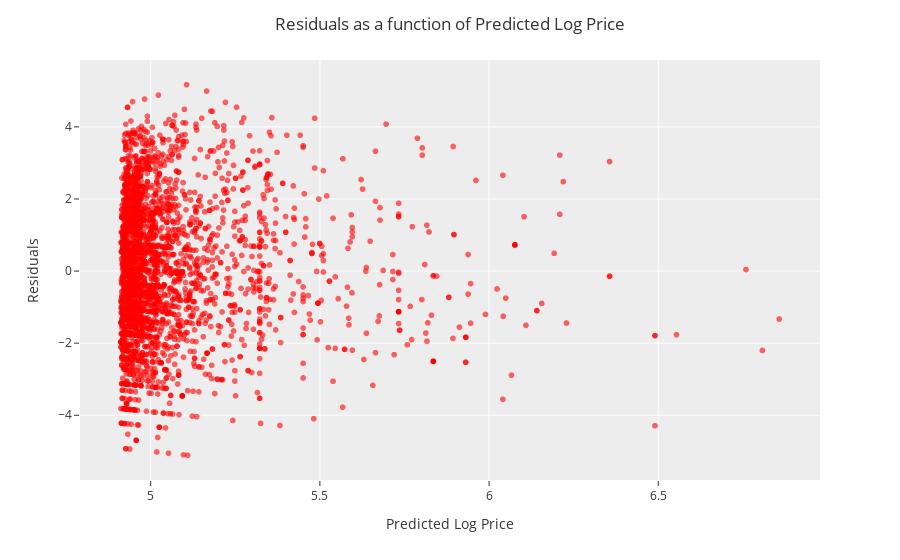
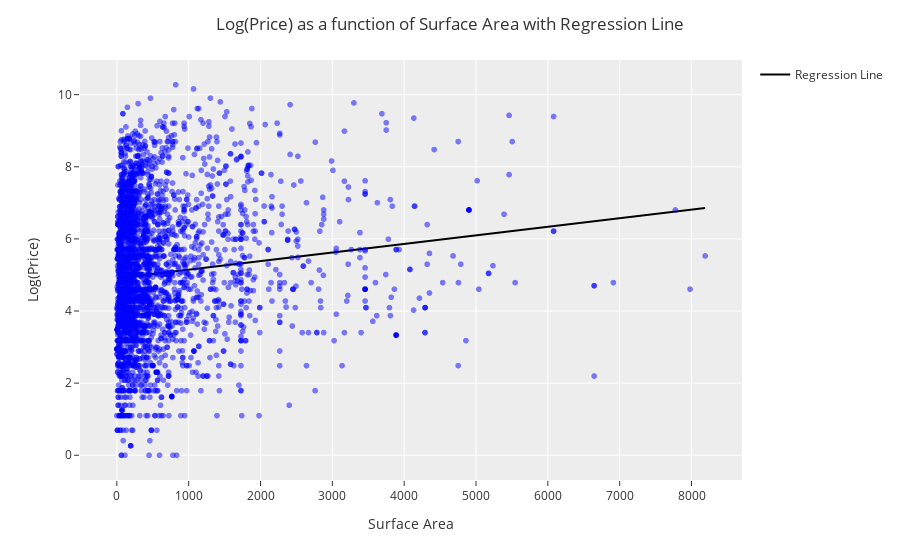

Notebook source saved alongside these figures, in order:
### Markdown cell above
**Exercise 2:** Redo the linear regression analysis except this time use the log_price.

- Find the linear regression model (LM)
- Calculate the residual
- Plot the Residual as a function of the predicted log price
- Plot a scatter plot of the data with the linear regression line added.

*HINT* You can see my results in the lecture notes!

### Code cell
X_log = DF_model2['Surface'].values.reshape(-1, 1)
y_log = DF_model2['log_price'].values

LM_log = LinearRegression()

LM_log.fit(X_log, y_log)

print('Model Score (Log Price):')
print(LM_log.score(X_log, y_log))

DF_model2['Predicted_log_price'] = LM_log.predict(X_log)

DF_model2['Residual_log'] = DF_model2['log_price'] - DF_model2['Predicted_log_price']

fig_residual = px.scatter(DF_model2,
                          x='Predicted_log_price',
                          y='Residual_log',
                          color_discrete_sequence=['red'],
                          opacity=0.6)

fig_residual.update_layout(template="ggplot2",
                           title='Residuals as a function of Predicted Log Price',
                           title_x=0.5,
                           xaxis_title='Predicted Log Price',
                           yaxis_title='Residuals')
fig_residual.show()

fig_regression = px.scatter(DF_model2,
                            x='Surface',
                            y='log_price',
                            color_discrete_sequence=['blue'],
                            opacity=0.5)


fig_regression.add_scatter(x=x_range, y=y_range, mode='lines', name='Regression Line', line=dict(color='black'))

fig_regression.update_layout(template="ggplot2",
                              title='Log(Price) as a function of Surface Area with Regression Line',
                              title_x=0.5,
                              xaxis_title='Surface Area',
                              yaxis_title='Log(Price)')
fig_regression.show()

### Figure 1 — Plotly figure (JSON) as saved in the notebook; plotly's stock layout.template omitted (floating-point values rounded to 4 significant figures; data arrays with more than 128 entries replaced by an {"elided": "..."} marker saying what was removed)
{"data": [{"hovertemplate": "Predicted_log_price=%{x}<br>Residual_log=%{y}<extra></extra>", "legendgroup": "", "marker": {"color": "red", "opacity": 0.6, "symbol": "circle"}, "mode": "markers", "name": "", "showlegend": false, "type": "scattergl", "x": {"elided": "3211 float values"}, "xaxis": "x", "y": {"elided": "3211 float values"}, "yaxis": "y"}], "layout": {"legend": {"tracegroupgap": 0}, "margin": {"t": 60}, "title": {"text": "Residuals as a function of Predicted Log Price", "x": 0.5}, "xaxis": {"anchor": "y", "domain": [0, 1], "title": {"text": "Predicted Log Price"}}, "yaxis": {"anchor": "x", "domain": [0, 1], "title": {"text": "Residuals"}}}}

### Figure 2 — Plotly figure (JSON) as saved in the notebook; plotly's stock layout.template omitted (floating-point values rounded to 4 significant figures; data arrays with more than 128 entries replaced by an {"elided": "..."} marker saying what was removed)
{"data": [{"hovertemplate": "Surface=%{x}<br>log_price=%{y}<extra></extra>", "legendgroup": "", "marker": {"color": "blue", "opacity": 0.5, "symbol": "circle"}, "mode": "markers", "name": "", "showlegend": false, "type": "scattergl", "x": {"elided": "3211 float values"}, "xaxis": "x", "y": {"elided": "3211 float values"}, "yaxis": "y"}, {"line": {"color": "black"}, "mode": "lines", "name": "Regression Line", "type": "scatter", "x": [0, 82.73, 165.5, 248.2, 330.9, 413.6, 496.4, 579.1, 661.8, 744.5, 827.3, 910.0, 992.7, 1075.0, 1158.0, 1241.0, 1324.0, 1406.0, 1489.0, 1572.0, 1655.0, 1737.0, 1820.0, 1903.0, 1985.0, 2068.0, 2151.0, 2234.0, 2316.0, 2399.0, 2482.0, 2565.0, 2647.0, 2730, 2813.0, 2895.0, 2978.0, 3061.0, 3144.0, 3226.0, 3309.0, 3392.0, 3475.0, 3557.0, 3640.0, 3723.0, 3805.0, 3888.0, 3971.0, 4054.0, 4136.0, 4219.0, 4302.0, 4385.0, 4467.0, 4550, 4633.0, 4715.0, 4798.0, 4881.0, 4964.0, 5046.0, 5129.0, 5212.0, 5295.0, 5377.0, 5460, 5543.0, 5625.0, 5708.0, 5791.0, 5874.0, 5956.0, 6039.0, 6122.0, 6205.0, 6287.0, 6370.0, 6453.0, 6535.0, 6618.0, 6701.0, 6784.0, 6866.0, 6949.0, 7032.0, 7115.0, 7197.0, 7280.0, 7363.0, 7445.0, 7528.0, 7611.0, 7694.0, 7776.0, 7859.0, 7942.0, 8025.0, 8107.0, 8190], "y": [4.912, 4.931, 4.951, 4.971, 4.99, 5.01, 5.029, 5.049, 5.069, 5.088, 5.108, 5.128, 5.147, 5.167, 5.187, 5.206, 5.226, 5.246, 5.265, 5.285, 5.305, 5.324, 5.344, 5.364, 5.383, 5.403, 5.423, 5.442, 5.462, 5.482, 5.501, 5.521, 5.541, 5.56, 5.58, 5.599, 5.619, 5.639, 5.658, 5.678, 5.698, 5.717, 5.737, 5.757, 5.776, 5.796, 5.816, 5.835, 5.855, 5.875, 5.894, 5.914, 5.934, 5.953, 5.973, 5.993, 6.012, 6.032, 6.052, 6.071, 6.091, 6.111, 6.13, 6.15, 6.17, 6.189, 6.209, 6.228, 6.248, 6.268, 6.287, 6.307, 6.327, 6.346, 6.366, 6.386, 6.405, 6.425, 6.445, 6.464, 6.484, 6.504, 6.523, 6.543, 6.563, 6.582, 6.602, 6.622, 6.641, 6.661, 6.681, 6.7, 6.72, 6.74, 6.759, 6.779, 6.798, 6.818, 6.838, 6.857]}], "layout": {"legend": {"tracegroupgap": 0}, "margin": {"t": 60}, "title": {"text": "Log(Price) as a function of Surface Area with Regression Line", "x": 0.5}, "xaxis": {"anchor": "y", "domain": [0, 1], "title": {"text": "Surface Area"}}, "yaxis": {"anchor": "x", "domain": [0, 1], "title": {"text": "Log(Price)"}}}}
